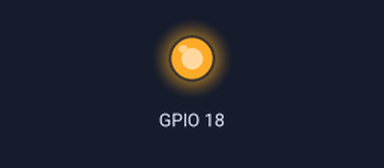
This program was run on a simulated Raspberry Pi (BCM pin numbers). Parts: output pins drawn as LEDs (lit = HIGH). At 0.0 s the program stops and its outputs stay as they are.

Above: at 0.1 s.
Timing chart, 0 to 1.5 s (numbered marks = the images above):
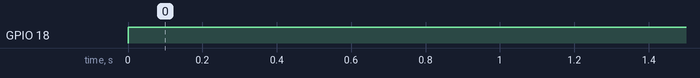

Measured:
- by itself, GPIO 18: LOW → HIGH at 0.00 s

The program:

LED.py
```python
#Anthony Kelly - La Salle University - B.S. I.T. May 2017 - Spring 2017, Research, Hardware Design Theory with RbP

#this code was all handwritten. The logic was taken from here: https://thepihut.com/blogs/raspberry-pi-tutorials/27968772-turning-on-an-led-with-your-raspberry-pis-gpio-pins
# turns on the LED

import RPi.GPIO as GPIO
import time

GPIO.setmode(GPIO.BCM)
GPIO.setwarnings(False)
GPIO.setup(18,GPIO.OUT)

#print "LED on"

GPIO.output(18, GPIO.HIGH)


#time.sleep(10)
#GPIO.output(18, GPIO.LOW)
#time.sleep(10)
#GPIO.output(18, False)
```
